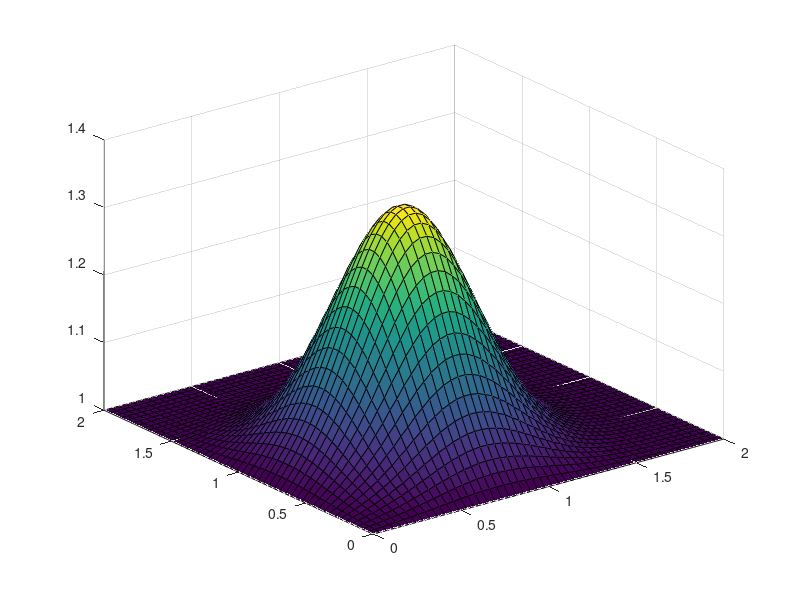

This chart was generated by the following MATLAB code:
%% Step 5: 2D Diffusion
clc
clear all

Lx = 2;
Ly = 2;
nx = 50;
ny = 50;
dx = Lx/(nx-1);
dy = Ly/(ny-1);

for i = 1:nx
   for j = 1:ny
        x(i,j) = (i-1)*dx;
        y(i,j) = (j-1)*dy;
   end
end
nt = 100;
% r = 0.5;
sigma=0.25;
nu = 0.05;
% dt = (r*dx^2)/nu;
dt = (sigma * dx * dy) /nu
%% Pre allocation 
u=ones(nx,ny);

%% Initial Condition
for i= 1:nx
    
    for j =1:ny
        if x(i,j) >= 0.5 && x(i,j) <= 1 && y(i,j)>=0.5 && y(i,j)<=1 
            u(i,j)=2;
            
        else
            u(i,j)=1;
           
        end
            
    end
    
end
%% Computation
t=1;

while t<=nt
    u1=u;
    for i = 2:nx-1
        for j = 2:ny-1
            u(i,j) = u1(i,j)+nu*(dt/(dx^2))*(u1(i+1,j)-2*u1(i,j)+u1(i-1,j)) + nu*(dt/(dy^2))*(u1(i,j+1)-2*u1(i,j)+u1(i,j-1)) ;                            
        end
        
    end
    t=t+1;
    surf(x,y,u)
    pause(0.1)
end
